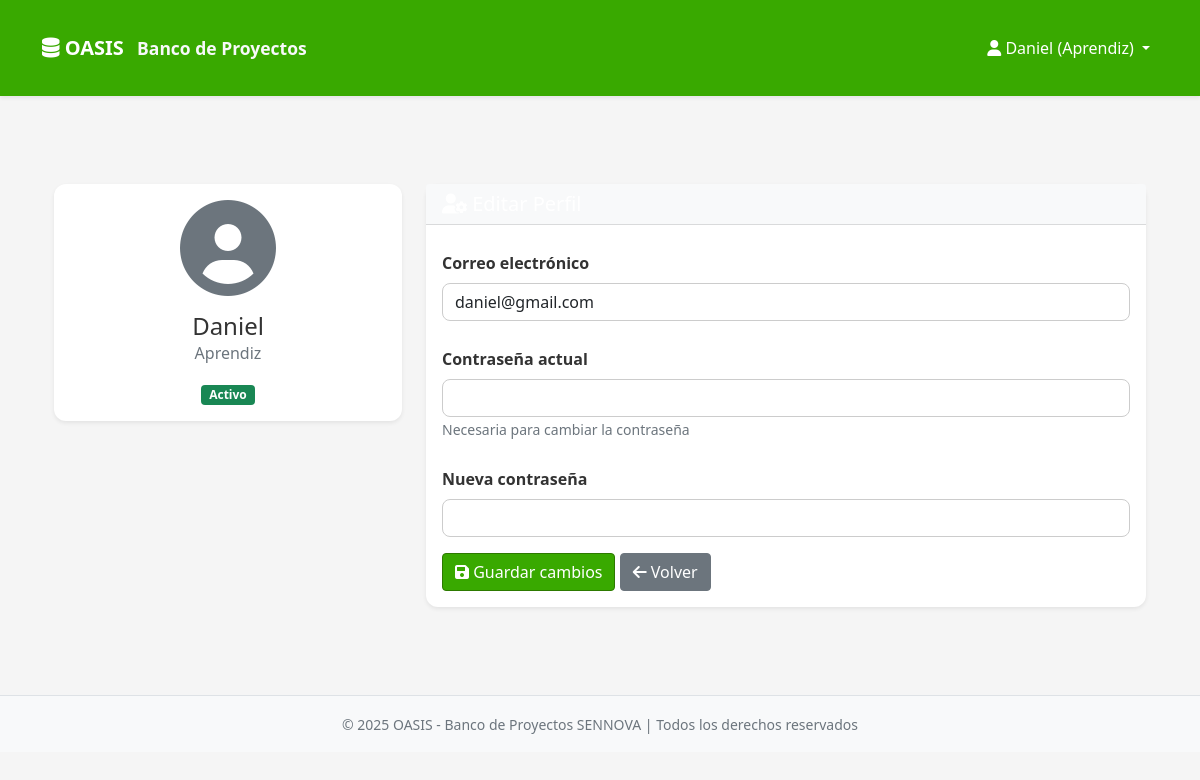
Page /perfil/ (signed in) on the committed database.
### Usuarios/models.py (models this page shows, shortened)
class Usuario(AbstractUser):
    ADMIN = "ADMIN"
    EMPRESA = "EMPRESA"
    APRENDIZ = "APRENDIZ"
    INSTRUCTOR = "INSTRUCTOR"
    ROLES = [
        (ADMIN, "Administrador"),
        (EMPRESA, "Empresa"),
        (APRENDIZ, "Aprendiz"),
        (INSTRUCTOR, "Instructor"),
    ]
    rol = models.CharField(max_length=20, choices=ROLES, default=APRENDIZ)

### Usuarios/views.py (the view, shortened to what this page needs)
# urls.py: path('perfil/', views.perfil_usuario, name='perfil'),
@login_required
def perfil_usuario(request):
    return render(request, 'OASIS/perfil.html')

### Templates/OASIS/perfil.html (shortened to what this page needs)
{% extends 'base.html' %}
{% block content %}
<div class="container mt-4">
    <div class="row">
        <div class="col-md-4">
            <div class="card shadow-sm">
                <div class="card-body text-center">
                    <i class="fas fa-user-circle fa-6x text-secondary mb-3"></i>
                    <h4 class="mb-0">{{ request.user.username }}</h4>
                    <p class="text-muted">{{ request.user.get_rol_display }}</p>
                    <span class="badge {% if request.user.is_active %}bg-success{% else %}bg-danger{% endif %}">
                        {% if request.user.is_active %}Activo{% else %}Inactivo{% endif %}
                    </span>
                </div>
            </div>
        </div>
        <div class="col-md-8">
            <div class="card shadow-sm">
                <div class="card-header bg-light">
                    <h5 class="mb-0"><i class="fas fa-user-cog"></i> Editar Perfil</h5>
                </div>
                <div class="card-body">
                    <form method="POST">
                        <div class="mb-3">
                            <label for="email" class="form-label">Correo electrónico</label>
                            <input type="email" class="form-control" id="email" name="email" value="{{ request.user.email }}">
                        </div>
                        <div class="mb-3">
                            <label for="password_actual" class="form-label">Contraseña actual</label>
                            <input type="password" class="form-control" id="password_actual" name="password_actual">
                            <small class="text-muted">Necesaria para cambiar la contraseña</small>
                        </div>
                        <div class="mb-3">
                            <label for="nueva_password" class="form-label">Nueva contraseña</label>
                            <input type="password" class="form-control" id="nueva_password" name="nueva_password">
                        </div>
                        <button type="submit" class="btn btn-primary">
                            <i class="fas fa-save"></i> Guardar cambios
                        </button>
                        <a href="{% url 'home' %}" class="btn btn-secondary">
                            <i class="fas fa-arrow-left"></i> Volver
                        </a>
                    </form>
                </div>
            </div>
        </div>
    </div>
</div>
{% endblock %}

### Templates/base.html (shortened to what this page needs)
{% load static %}
<!DOCTYPE html>
<html lang="es">
<head>
    <link href="https://cdn.jsdelivr.net/npm/bootstrap@5.1.3/dist/css/bootstrap.min.css" rel="stylesheet">
    <link href="https://cdnjs.cloudflare.com/ajax/libs/font-awesome/6.0.0/css/all.min.css" rel="stylesheet">
    <link rel="stylesheet" type="text/css" href="{% static 'css/style.css' %}">
</head>
<body>
    <nav class="navbar navbar-expand-lg navbar-dark bg-primary shadow-sm">
        <div class="container">
            <a class="navbar-brand fw-bold" href="{% url 'inicio' %}">
                <i class="fas fa-database"></i> OASIS
                <small class="text-light ms-2">Banco de Proyectos</small>
            </a>
            <div class="collapse navbar-collapse" id="navbarNav">
                {% if user.is_authenticated %}
                <ul class="navbar-nav ms-auto">
                    <li class="nav-item dropdown">
                        <a class="nav-link dropdown-toggle" href="#" role="button" data-bs-toggle="dropdown">
                            <i class="fas fa-user"></i> {{ user.username }} ({{ user.get_rol_display }})
                        </a>
                    </li>
                </ul>
                {% else %}
                <div class="ms-auto">
                    <a class="btn btn-outline-light me-2" href="{% url 'login' %}">Iniciar Sesión</a>
                    <a class="btn btn-warning" href="{% url 'registro' %}">Registrarse</a>
                </div>
                {% endif %}
            </div>
        </div>
    </nav>
    <div class="container mt-4">
        {% block content %}{% endblock %}
    </div>
    <footer class="bg-light text-center text-muted py-3 mt-4 border-top">
        <div class="container-footer">
            <small>© 2025 OASIS - Banco de Proyectos SENNOVA | Todos los derechos reservados</small>
        </div>
    </footer>
</body>
</html>

### staticfiles/css/style.css (style rules this page uses)
body { font-family: 'Segoe UI', Tahoma, Geneva, Verdana, sans-serif; background-color: #f5f5f5; color: #333; margin: 0; padding: 0; }
.navbar { background-color: #39A900 !important; }
.navbar-brand { font-weight: bold; color: #fff !important; }
.nav-link { color: #fff !important; transition: 0.2s; }
.btn-primary { background-color: #39A900; border-color: #2D7A00; }
.container { padding-top: 20px; padding-bottom: 20px; }
.card { border: none; border-radius: 0.75rem; box-shadow: 0 2px 6px rgba(0,0,0,0.08); margin-bottom: 1.5rem; }
.card-header { background-color: #39A900; color: #fff; font-weight: 600; }
form label { font-weight: 600; margin-top: 10px; }
form .form-control { border-radius: 0.5rem; border: 1px solid #ccc; }
footer { background-color: #2D7A00; color: #fff; padding: 15px; text-align: center; margin-top: 30px; border-top: 4px solid #39A900; }

### rows in the picture
Usuario: username "Daniel", rol "Aprendiz", user.username "Daniel", user.rol "Aprendiz", email "daniel@gmail.com"
